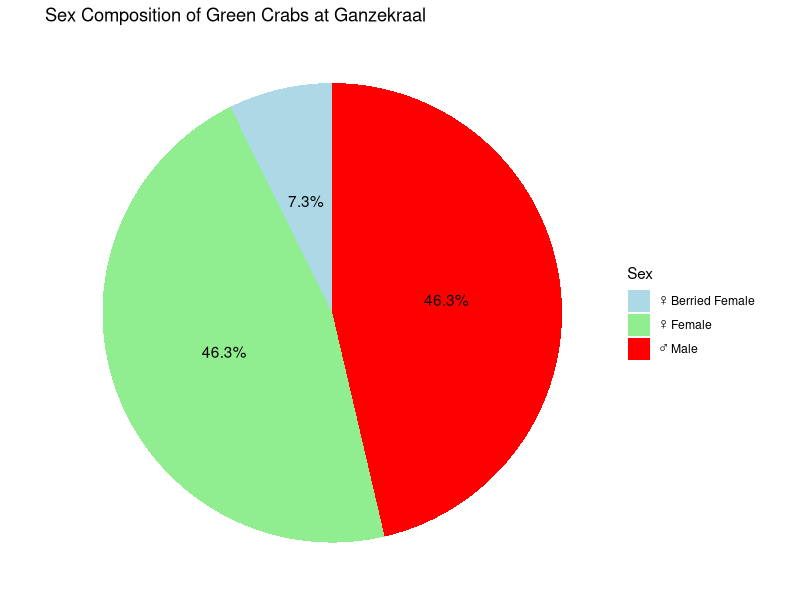
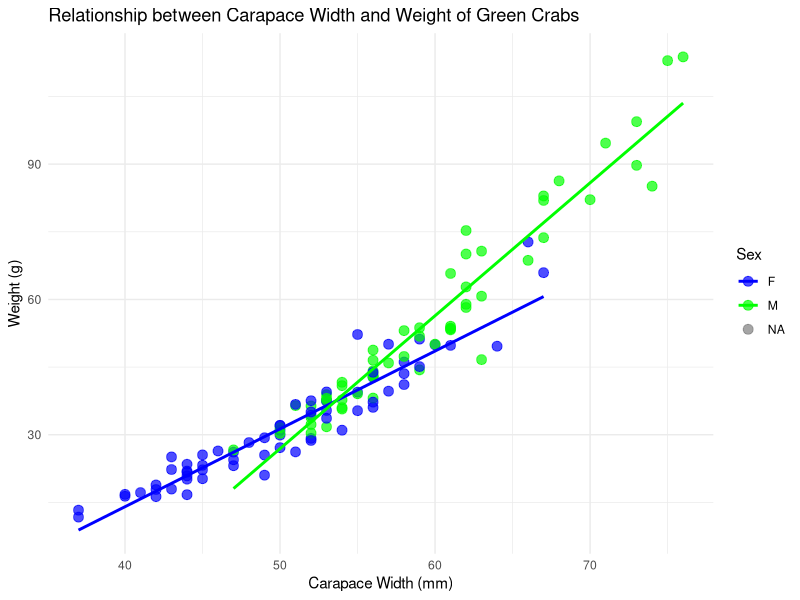
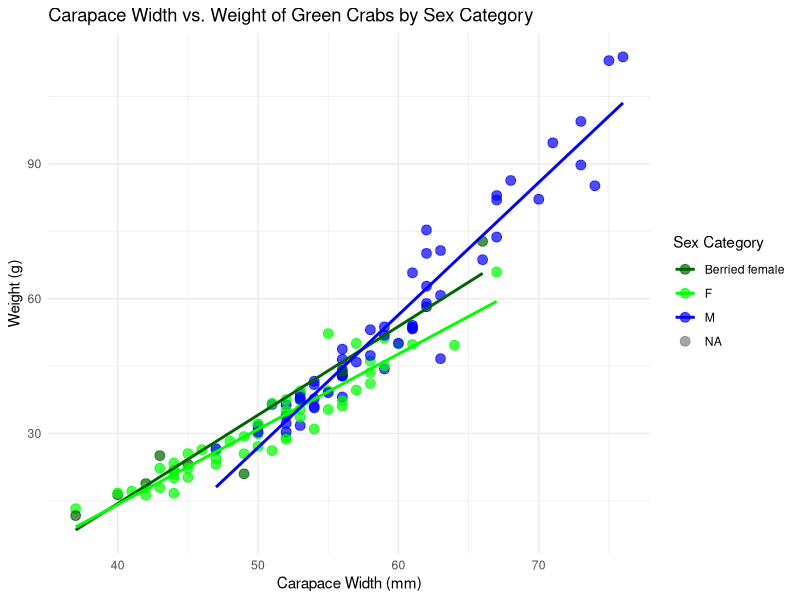
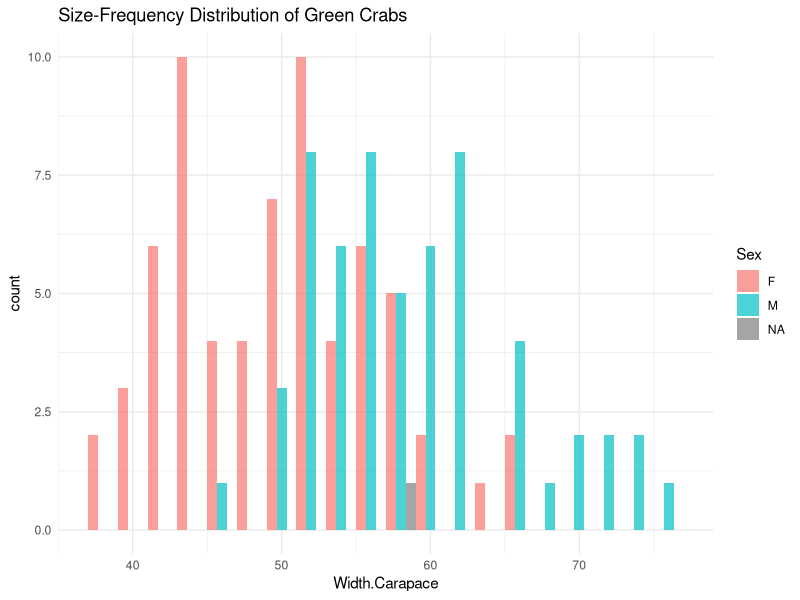

Here is the R script that generated these plots, in order:
rm(list = ls())
library(readr)

greencrab <- read.csv("Green Crab Ganzekraal.csv")


# Convert empty strings to NA
greencrab$Sex[greencrab$Sex == ""] <- NA

# Recreate SexStatus
greencrab$SexStatus <- ifelse(greencrab$Sex == "F" & greencrab$Berried == "Y",
                              "Berried female",
                              greencrab$Sex)

# Remove NA rows
greencrab_clean <- subset(greencrab, !is.na(SexStatus))

# Make table
sex_counts <- as.data.frame(table(greencrab_clean$SexStatus))
names(sex_counts) <- c("SexStatus", "Freq")

# Add percent
sex_counts$percent <- round(100 * sex_counts$Freq / sum(sex_counts$Freq), 1)

sex_counts
#########test
library(ggplot2)

# Make sure 'sex_counts' has the right column names
# It should look like: Var1 (the category), Freq (the counts)
# You can rename for clarity:
names(sex_counts) <- c("SexStatus", "Freq")

# Add percentage column
sex_counts$percent <- round(100 * sex_counts$Freq / sum(sex_counts$Freq), 1)

#  plot pie chhart
ggplot(sex_counts, aes(x = "", y = Freq, fill = SexStatus)) +
  geom_bar(stat = "identity", width = 1) +
  coord_polar("y") +
  theme_void() +
  geom_text(aes(label = paste0(percent, "%")), 
            position = position_stack(vjust = 0.5)) +
  scale_fill_manual(
    values = c("lightblue", "lightgreen", "red"),
    name = "Sex",
    labels = c("♀ Berried Female", "♀ Female", "♂ Male")
  ) +
  ggtitle("Sex Composition of Green Crabs at Ganzekraal")







library(ggplot2)
## regression
ggplot(greencrab, aes(x = Width.Carapace, y = Weight, color = Sex)) +
  geom_point(size = 3, alpha = 0.7) +
  geom_smooth(method = "lm", se = FALSE) +
  labs(
    title = "Relationship between Carapace Width and Weight of Green Crabs",
    x = "Carapace Width (mm)",
    y = "Weight (g)",
    color = "Sex"
  ) +
  scale_color_manual(values = c("Blue", "Green")) +
  theme_minimal()





# 2nd regression
ggplot(greencrab, aes(x = Width.Carapace, y = Weight, color = SexStatus)) +
  geom_point(size = 3, alpha = 0.7) +
  geom_smooth(method = "lm", se = FALSE) +
  labs(
    title = "Carapace Width vs. Weight of Green Crabs by Sex Category",
    x = "Carapace Width (mm)",
    y = "Weight (g)",
    color = "Sex Category"
  ) +
  scale_color_manual(values = c(
    "M" = "blue",
    "F" = "green",
    "Berried female" = "darkgreen"
  )) +
  theme_minimal()


unique(greencrab$SexStatus)



ggplot(greencrab, aes(x = Width.Carapace, fill = Sex)) +
  geom_histogram(binwidth = 2, alpha = 0.7, position = "dodge") +
  theme_minimal() +
  ggtitle("Size-Frequency Distribution of Green Crabs")